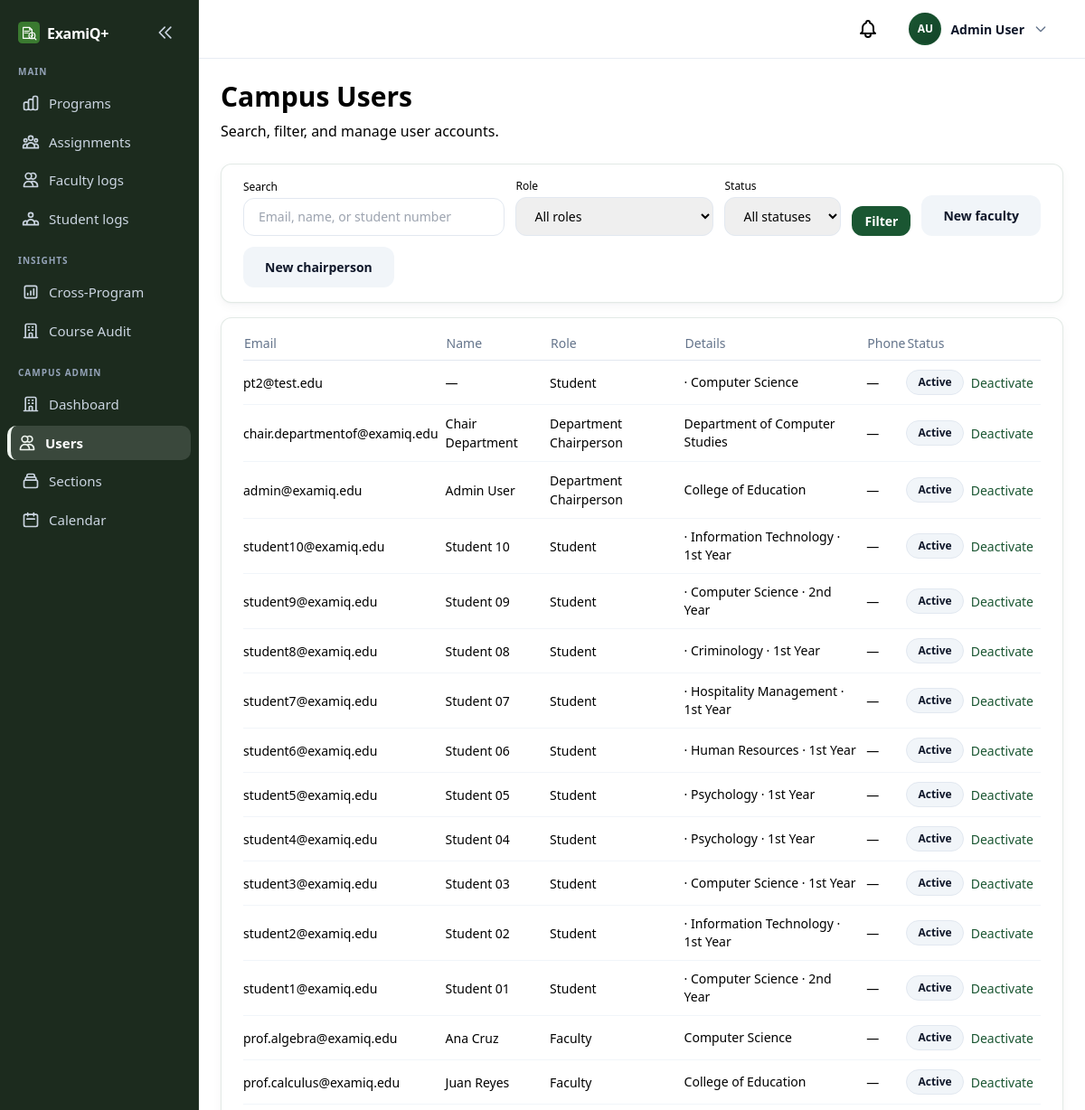
Before: /campus/users/ (signed in, upper part) with the older database file.
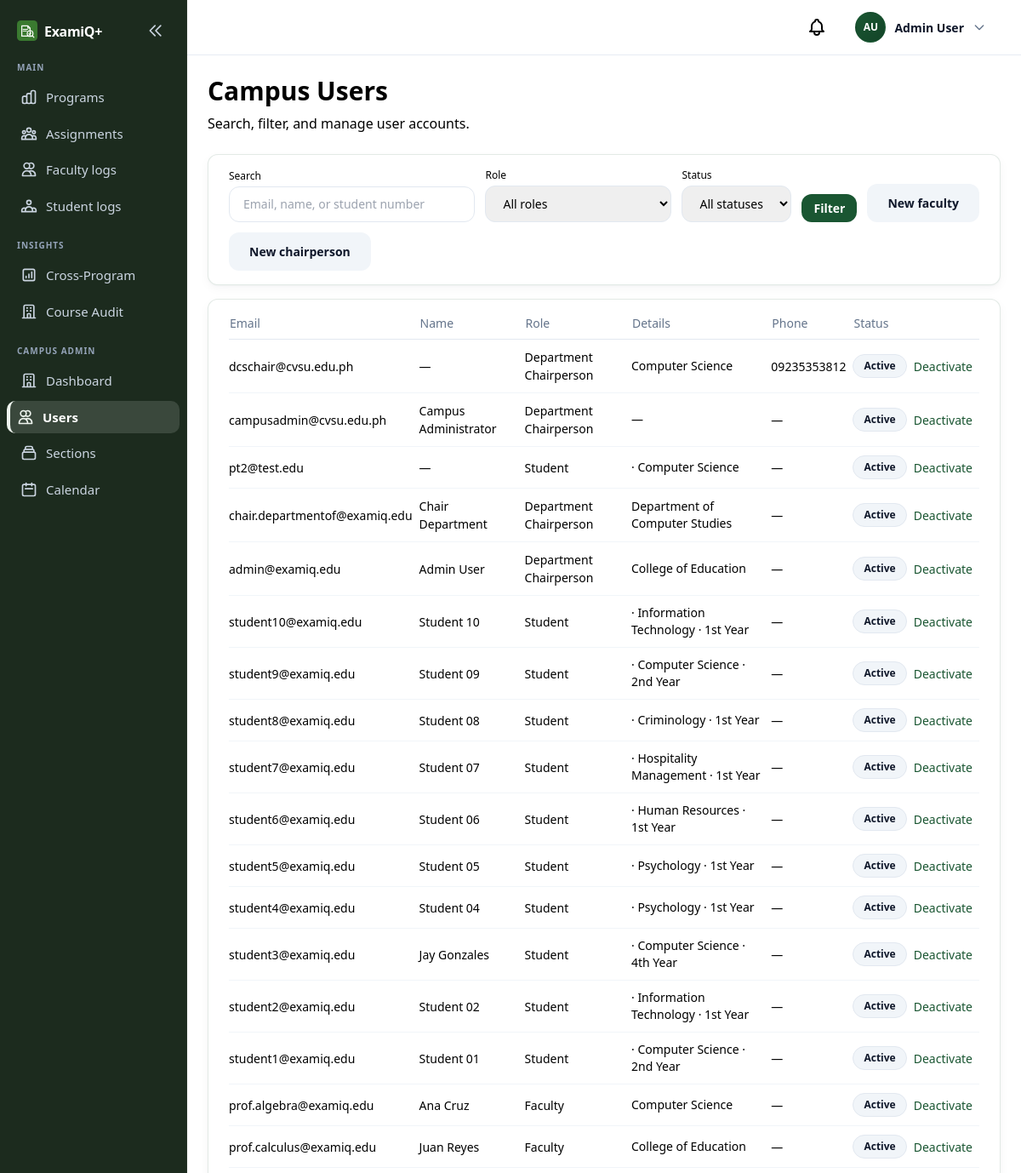
After: the same page with the newer database file.
### apps/users/models.py (models this page shows, shortened)
class User(AbstractUser):
    class Role(models.TextChoices):
        STUDENT = "student", "Student"
        PROFESSOR = "professor", "Faculty"
        CHAIRPERSON = "chairperson", "Department Chairperson"
        CAMPUS_ADMIN = "campus_admin", "Campus Administrator"
    class ApprovalStatus(models.TextChoices):
        APPROVED = "approved", "Approved"
        PENDING = "pending", "Pending"
        REJECTED = "rejected", "Rejected"
    class HomeDegreeProgram(models.TextChoices):
        CS = "cs", "Computer Science"
        IT = "it", "Information Technology"
        BSED_MATH = "bsed_math", "BSEd Mathematics"
        PSYCHOLOGY = "psychology", "Psychology"
        MARKETING = "marketing", "Marketing"
        HR = "hr", "Human Resources"
        HOSPITALITY = "hospitality", "Hospitality Management"
        CRIMINOLOGY = "criminology", "Criminology"
    username = None
    email = models.EmailField(unique=True)
    role = models.CharField(
        max_length=20,
        choices=Role.choices,
        default=Role.STUDENT,
    )
    department = models.ForeignKey(
        Department,
        on_delete=models.SET_NULL,
        null=True,
        blank=True,
        related_name="users",
    )
    home_degree_program = models.CharField(
        max_length=20,
        choices=HomeDegreeProgram.choices,
        blank=True,
        default="",
        help_text="Student's home degree program — scopes review course offerings.",
    )
    year_level = models.ForeignKey(
        "questions.YearLevel",
        on_delete=models.SET_NULL,
        null=True,
        blank=True,
        related_name="students",
        help_text="Student's current year level — scopes available subjects.",
    )
    section = models.ForeignKey(
        ProgramSection,
        on_delete=models.SET_NULL,
        null=True,
        blank=True,
        related_name="students",
        help_text="Student's cohort section for the current academic year.",
    )
    password_changed_at = models.DateTimeField(
        null=True,
        blank=True,
        help_text="When the user last changed their password.",
    )
    middle_name = models.CharField(max_length=150, blank=True, default="")
    profile_photo = models.ImageField(upload_to="profile_photos/", blank=True, null=True)
    student_number = models.CharField(
        max_length=9,
        unique=True,
        null=True,
        blank=True,
        help_text="Nine-digit student ID (students only).",
    )
    employee_id = models.CharField(
        max_length=50,
        blank=True,
        default="",
        help_text="Employee ID for faculty and chairperson accounts.",
    )
    phone_number = models.CharField(
        max_length=11,
        blank=True,
        default="",
        help_text="Eleven-digit mobile number.",
    )
    approval_status = models.CharField(
        max_length=20,
        choices=ApprovalStatus.choices,
        default=ApprovalStatus.APPROVED,
    )
    USERNAME_FIELD = "email"
    REQUIRED_FIELDS: list[str] = []
    objects = UserManager()
    class Meta:
        verbose_name = "User"
        verbose_name_plural = "Users"
        ordering = ["email"]
    def get_full_name(self) -> str:
        parts = [self.first_name, self.middle_name, self.last_name]
        return " ".join(part for part in parts if part).strip()
    @property
    def initials(self) -> str:
        parts = [self.first_name[:1], self.last_name[:1]]
        return "".join(p.upper() for p in parts if p) or self.email[:2].upper()

class Department(models.Model):
    name = models.CharField(max_length=200, unique=True)
    class Meta:
        verbose_name = "Department"
        verbose_name_plural = "Departments"
        ordering = ["name"]

### apps/questions/models.py (models this page shows, shortened)
class YearLevel(models.Model):
    order = models.PositiveSmallIntegerField(unique=True)
    name = models.CharField(max_length=50)
    class Meta:
        verbose_name = "Year Level"
        verbose_name_plural = "Year Levels"
        ordering = ["order"]

### apps/users/views_campus.py (the view, shortened to what this page needs)
class CampusUserListView(CampusAdminRequiredMixin, ListView):
    template_name = "campus/users/list.html"
    context_object_name = "users"
    paginate_by = 25
    def get_queryset(self):
        qs = User.objects.select_related("department", "year_level", "section")
        qs = apply_date_range(qs, self.request, "date_joined")
        qs = apply_sort(
            qs,
            self.request,
            newest_field="-date_joined",
            oldest_field="date_joined",
        )
        role = self.request.GET.get("role", "")
        if role in {choice[0] for choice in User.Role.choices}:
            qs = qs.filter(role=role)
        status = self.request.GET.get("status", "")
        if status in {
            User.ApprovalStatus.PENDING,
            User.ApprovalStatus.APPROVED,
            User.ApprovalStatus.REJECTED,
        }:
            qs = qs.filter(approval_status=status)
        search = self.request.GET.get("q", "").strip()
        return qs
    def get_context_data(self, **kwargs):
        context = super().get_context_data(**kwargs)
        context["role_filter"] = self.request.GET.get("role", "")
        context["status_filter"] = self.request.GET.get("status", "")
        context["search_query"] = self.request.GET.get("q", "")
        context["role_choices"] = User.Role.choices
        context["status_choices"] = User.ApprovalStatus.choices
        filter_names = ["role", "status", "q", "date_from", "date_to", "sort"]
        context["filter_form_fields"] = build_filter_fields(
            self.request,
            [
                {
                    "type": "search",
                    "name": "q",
                    "label": "Search",
                    "placeholder": "Name, email, or student number",
                },
                {
                    "type": "select",
                    "name": "role",
                    "label": "Role",
                    "choices": User.Role.choices,
                },
                {
                    "type": "select",
                    "name": "status",
                    "label": "Status",
                    "choices": User.ApprovalStatus.choices,
                },
                *STANDARD_DATE_SORT_FILTER_SPECS,
            ],
        )
        context["filter_has_active"] = has_active_filters(self.request, filter_names)
        context["filter_bar_compact"] = True
        return context

### templates/campus/users/list.html (shortened to what this page needs)
{% extends "base.html" %}
{% block content %}
{% include "components/page_header.html" with title="Campus Users" subtitle="Search, filter, and manage user accounts." %}
<div class="bento-card bento-card-inner mb-4">
    <form method="get" class="flex flex-col sm:flex-row flex-wrap gap-3 items-end">
        <div class="flex-1 min-w-[12rem]">
            <label for="q" class="block text-xs font-medium text-examiq-slate mb-1">Search</label>
            <input type="search"
                   name="q"
                   id="q"
                   value="{{ search_query }}"
                   placeholder="Email, name, or student number"
                   class="w-full rounded-xl border border-slate-200 px-4 py-2.5 text-sm text-examiq-navy focus:border-examiq-green focus:ring-2 focus:ring-green-100 outline-none">
        </div>
        <div>
            <label for="role" class="block text-xs font-medium text-examiq-slate mb-1">Role</label>
            <select name="role" id="role" class="rounded-xl border border-slate-200 px-4 py-2.5 text-sm text-examiq-navy focus:border-examiq-green outline-none">
                <option value="">All roles</option>
            </select>
        </div>
        <div>
            <label for="status" class="block text-xs font-medium text-examiq-slate mb-1">Status</label>
            <select name="status" id="status" class="rounded-xl border border-slate-200 px-4 py-2.5 text-sm text-examiq-navy focus:border-examiq-green outline-none">
                <option value="">All statuses</option>
            </select>
        </div>
        <button type="submit" class="btn-primary btn-primary-sm">Filter</button>
        <a href="{% url 'campus:create_professor' %}" class="btn-secondary btn-primary-sm">New faculty</a>
        <a href="{% url 'campus:create_chairperson' %}" class="btn-secondary btn-primary-sm">New chairperson</a>
    </form>
</div>
<div class="bento-card bento-card-inner overflow-x-auto">
    <table class="data-table w-full">
        <thead>
            <tr>
                <th>Email</th>
                <th>Name</th>
                <th>Role</th>
                <th>Details</th>
                <th>Phone</th>
                <th>Status</th>
                <th></th>
            </tr>
        </thead>
        <tbody>
            {% for campus_user in users %}
            <tr>
                <td>{{ campus_user.email }}</td>
                <td>{{ campus_user.get_full_name|default:"—" }}</td>
                <td>{{ campus_user.get_role_display }}</td>
                <td class="text-sm text-examiq-slate">
                    {% if campus_user.role == "student" %}
                        {% if campus_user.get_home_degree_program_display %} · {{ campus_user.get_home_degree_program_display }}{% endif %}
                        {% if campus_user.year_level %} · {{ campus_user.year_level.name }}{% endif %}
                    {% else %}
                        {{ campus_user.department.name|default:"—" }}
                    {% endif %}
                </td>
                <td>{{ campus_user.phone_number|default:"—" }}</td>
                <td>
                    {% if campus_user.approval_status == "pending" %}
                    <span class="profile-pill">Pending</span>
                    {% elif campus_user.approval_status == "rejected" %}
                    <span class="profile-pill">Rejected</span>
                    {% elif campus_user.is_active %}
                    <span class="profile-pill profile-pill--role">Active</span>
                    {% else %}
                    <span class="profile-pill">Inactive</span>
                    {% endif %}
                </td>
                <td class="whitespace-nowrap">
                    {% if campus_user.approval_status == "pending" %}
                    <form method="post" action="{% url 'campus:approve_user' campus_user.pk %}" class="inline">
                        {% csrf_token %}
                        <button type="submit" class="text-sm text-link">Accept</button>
                    </form>
                    <form method="post" action="{% url 'campus:reject_user' campus_user.pk %}" class="inline ml-2">
                        {% csrf_token %}
                        <button type="submit" class="text-sm text-examiq-coral hover:underline">Reject</button>
                    </form>
                    {% elif campus_user.approval_status != "rejected" %}
                    <form method="post" action="{% url 'campus:toggle_active' campus_user.pk %}" class="inline">
                        <button type="submit" class="text-sm text-link">
                            {% if campus_user.is_active %}Deactivate{% else %}Activate{% endif %}
                        </button>
                    </form>
                    {% endif %}
                </td>
            </tr>
            {% empty %}
            <tr>
                <td colspan="7" class="text-center text-sm text-examiq-slate py-8">No users match your filters.</td>
            </tr>
            {% endfor %}
        </tbody>
    </table>
</div>
{% endblock %}

### templates/components/navbar.html (shortened to what this page needs)
{% if user.is_authenticated %}
<header class="app-topbar">
    <div class="app-topbar-inner">
        <a href="{% url 'users:notifications' %}" class="relative p-2 text-examiq-slate hover:text-examiq-navy" aria-label="Notifications">
        </a>
        <div class="profile-dropdown" data-dropdown>
            <button type="button" class="profile-dropdown-trigger" data-dropdown-toggle aria-expanded="false" aria-haspopup="true">
                {% include "components/profile_avatar_upload.html" with size="nav" show_camera=False preview_id="nav-avatar-preview" %}
                <span class="profile-name hidden sm:inline">{{ user.get_full_name|default:user.email }}</span>
                <svg class="profile-chevron w-4 h-4" fill="none" stroke="currentColor" viewBox="0 0 24 24">
                    <path stroke-linecap="round" stroke-linejoin="round" stroke-width="2" d="M19 9l-7 7-7-7"/>
                </svg>
            </button>
        </div>
    </div>
</header>
{% endif %}

### templates/components/profile_avatar_upload.html (shortened to what this page needs)
{% load static %}
<div class="profile-avatar-wrap profile-avatar-wrap--{{ size|default:'form' }}">
    {% if user.profile_photo %}
    <img src="{{ user.profile_photo.url }}"
         alt=""
         class="profile-avatar-image"
         id="{% if preview_id %}{{ preview_id }}{% else %}profile-photo-preview{% endif %}">
    {% else %}
    <span class="profile-avatar profile-avatar--{{ user.role }} profile-avatar-image"
          id="{% if preview_id %}{{ preview_id }}{% else %}profile-photo-preview-fallback{% endif %}"
          aria-hidden="true">{{ user.initials }}</span>
    {% endif %}
</div>

Changed rows visible on the page:
added User: email "dcschair@cvsu.edu.ph", get_full_name "—", role "Department Chairperson", department.name "Computer Science", phone_number "09235353812", approval_status "Active"
added User: email "campusadmin@cvsu.edu.ph", get_full_name "Campus Administrator", role "Department Chairperson", department.name "—", phone_number "—", approval_status "Active"
changed User "student3@examiq.edu": get_full_name "Student 03" → "Jay Gonzales"; year_level.name "1st Year" → "4th Year"
